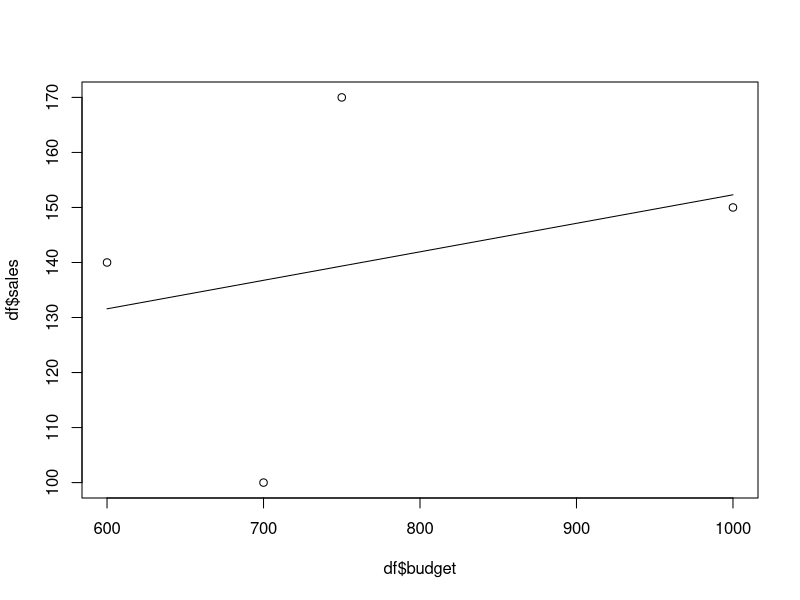
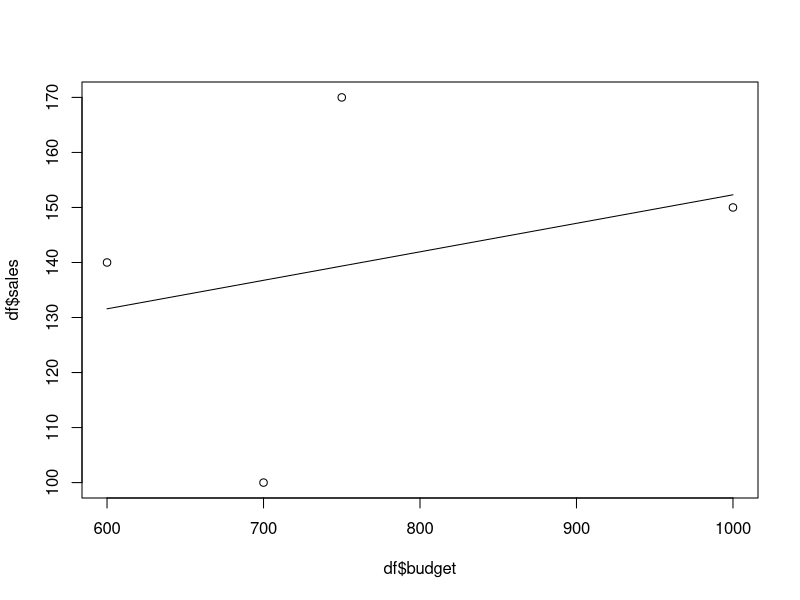

These charts were generated, in order, by the following R code:
df=read.csv("4.csv",header=TRUE,sep=",")

#using inbuilt functions

lr.model=lm(sales~budget,data=df)
test=data.frame(budget=df$budget)
lr.pred=predict(lr.model,test)
plot(df$budget,df$sales)
lines(df$budget,lr.pred)
lr.model
#without using prebuilt functions

budget_mean=mean(df$budget)
sale_mean=mean(df$sales)
m1=sum((df$budget-budget_mean)*(df$sales-sale_mean))/sum((df$budget-budget_mean)^2)
m1
m0=sale_mean-budget_mean*m1
m0
pred=m0+df$budget*m1
plot(df$budget,df$sales)
lines(df$budget,pred)
